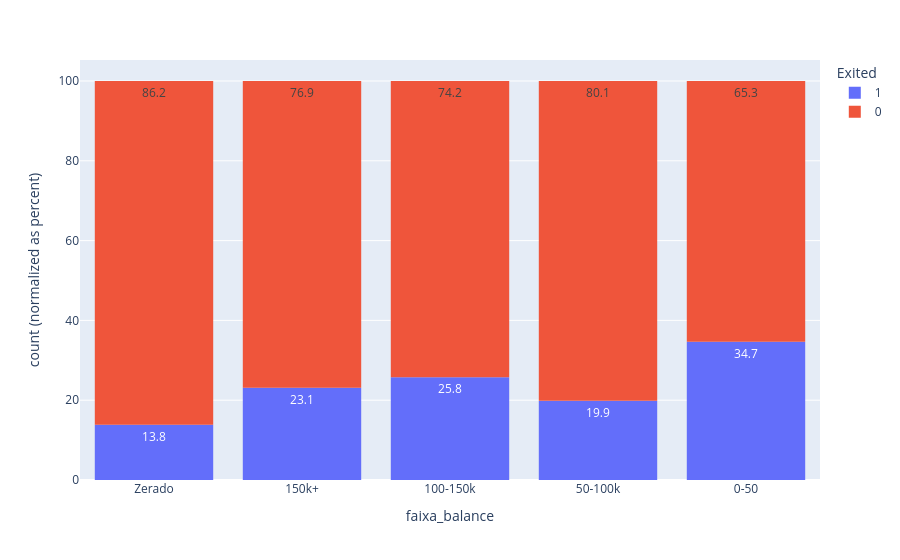

Notebook code for this chart:
### Markdown cell above
#### Balance (saldo em conta)

### Code cell
tabela['faixa_balance'] = pd.cut(tabela['Balance'], bins=[-1, 0, 50000, 100000, 150000, 300000],
                                    labels=['Zerado','0-50','50-100k','100-150k','150k+'])

grafico = px.histogram(tabela, x='faixa_balance', color='Exited',
                        barnorm='percent', text_auto='.1f')

grafico.show()

### Figure 1 — Plotly figure (JSON) as saved in the notebook; plotly's stock layout.template omitted (floating-point values rounded to 4 significant figures; data arrays with more than 128 entries replaced by an {"elided": "..."} marker saying what was removed)
{"data": [{"bingroup": "x", "hovertemplate": "Exited=1<br>faixa_balance=%{x}<br>count (normalized as percent)=%{y}<extra></extra>", "legendgroup": "1", "marker": {"color": "#636efa", "pattern": {"shape": ""}}, "name": "1", "orientation": "v", "showlegend": true, "texttemplate": "%{value:.1f}", "type": "histogram", "x": {"elided": "2037 str values"}, "xaxis": "x", "yaxis": "y"}, {"bingroup": "x", "hovertemplate": "Exited=0<br>faixa_balance=%{x}<br>count (normalized as percent)=%{y}<extra></extra>", "legendgroup": "0", "marker": {"color": "#EF553B", "pattern": {"shape": ""}}, "name": "0", "orientation": "v", "showlegend": true, "texttemplate": "%{value:.1f}", "type": "histogram", "x": {"elided": "7963 str values"}, "xaxis": "x", "yaxis": "y"}], "layout": {"barmode": "relative", "barnorm": "percent", "legend": {"title": {"text": "Exited"}, "tracegroupgap": 0}, "margin": {"t": 60}, "xaxis": {"anchor": "y", "domain": [0, 1], "title": {"text": "faixa_balance"}}, "yaxis": {"anchor": "x", "domain": [0, 1], "title": {"text": "count (normalized as percent)"}}}}
